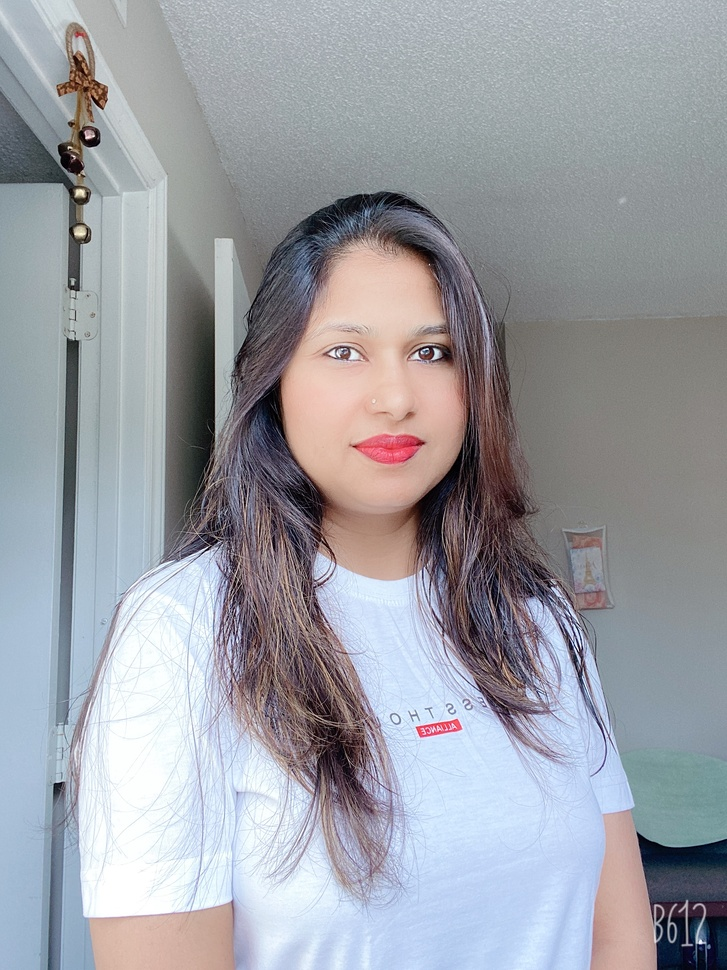
#> input picture python/Face Recognition/img/known/Mommy.JPG, 727 x 970 px, shrunk from 2160 x 2880 before the run
$ python Basics.py
#> lines starting #> are read from the running program, lines starting #| are printed output that depends on the picture
import cv2

img = cv2.imread("./img/known/Mommy.JPG")
#> img is the input picture: shape (970, 727, 3); mean B, G, R 165.3, 158.6, 156.4

imgGray = cv2.cvtColor(img, cv2.COLOR_BGR2GRAY)
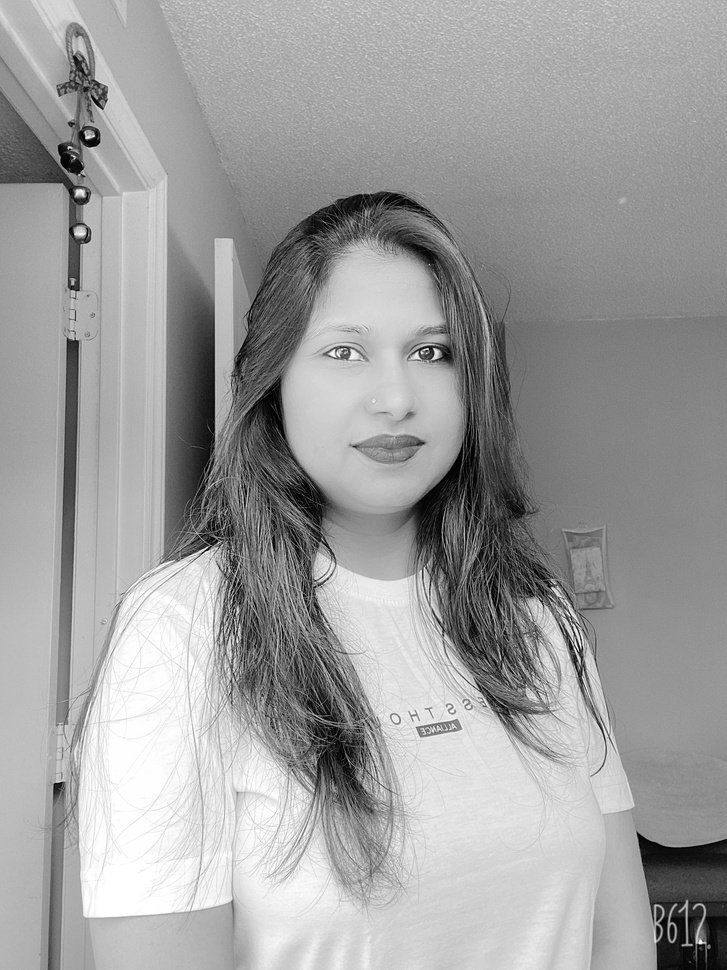
#> imgGray: shape (970, 727); min 0, max 255, mean 158.7
imgBlur = cv2.GaussianBlur(imgGray, (21, 21), 0)
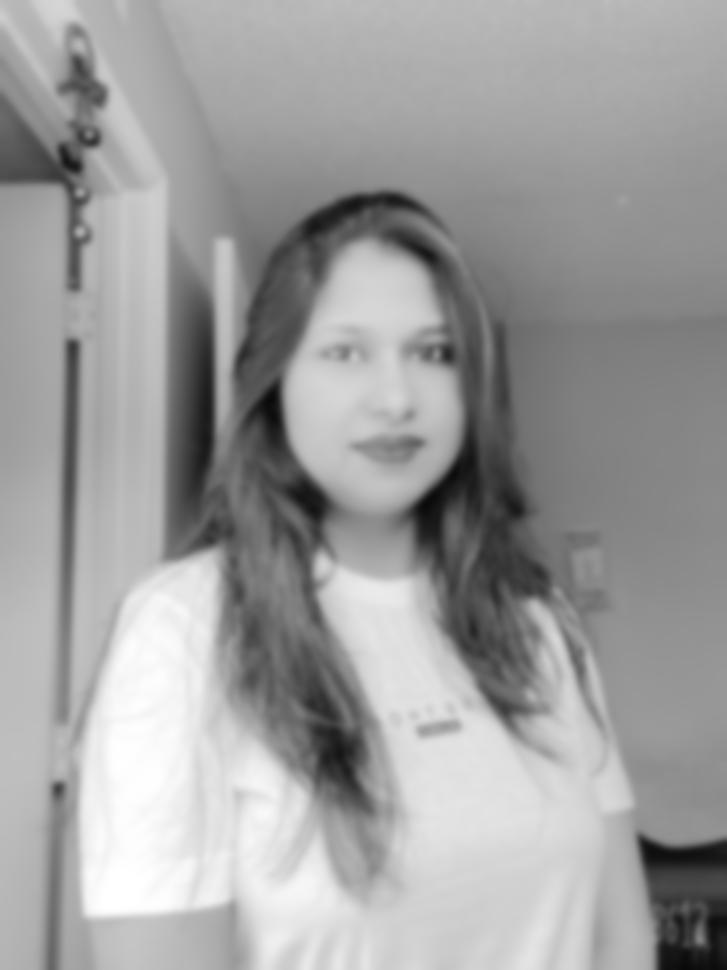
#> imgBlur: shape (970, 727); min 9, max 255, mean 158.7
imgCanny = cv2.Canny(img, 100, 100)
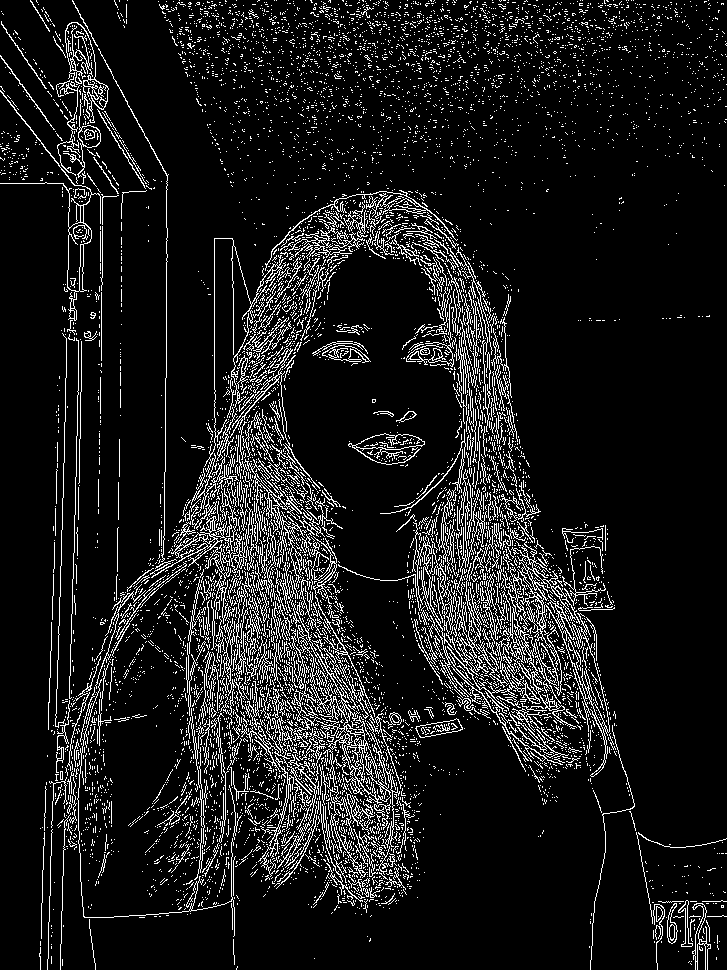
#> imgCanny: shape (970, 727); 10.1% white in thin lines or dots


cv2.imshow("Gray", imgGray)
cv2.imshow("Blur", imgBlur)
cv2.imshow("Canny", imgCanny)


cv2.waitKey(0)

$ run again, with python/Face Recognition/img/known/Me.jpg copied over python/Face Recognition/img/known/Mommy.JPG
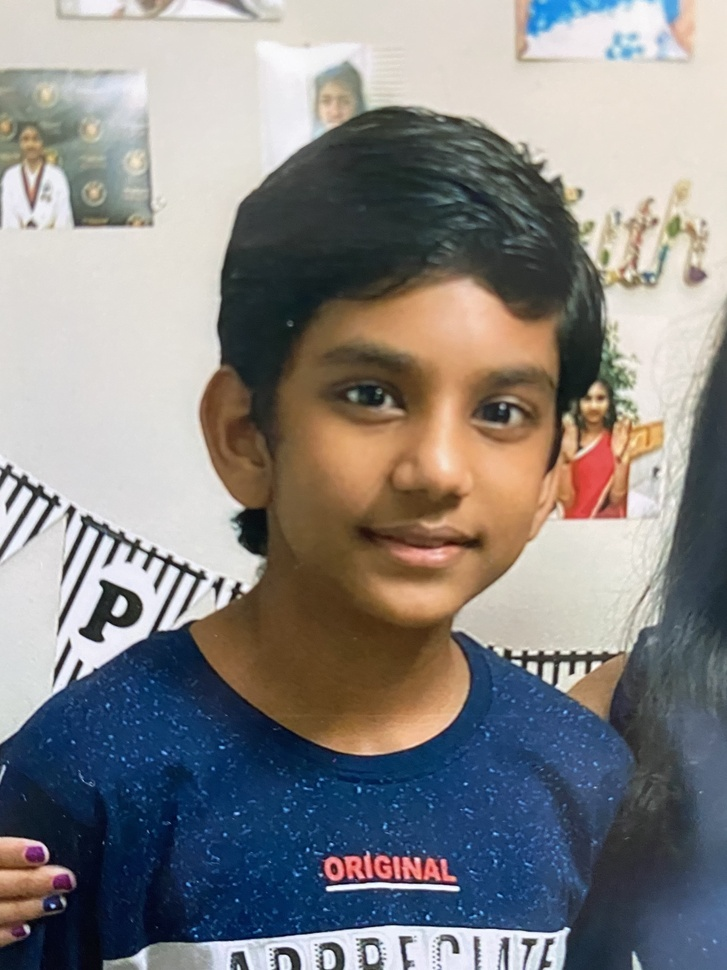
#> input picture python/Face Recognition/img/known/Me.jpg, 727 x 970 px, shrunk from 3024 x 4032 before the run
#> img is the input picture: shape (970, 727, 3); mean B, G, R 131.3, 131.8, 133.9
#> `imgBlur = cv2.GaussianBlur(imgGray, (21, 21), 0)`:
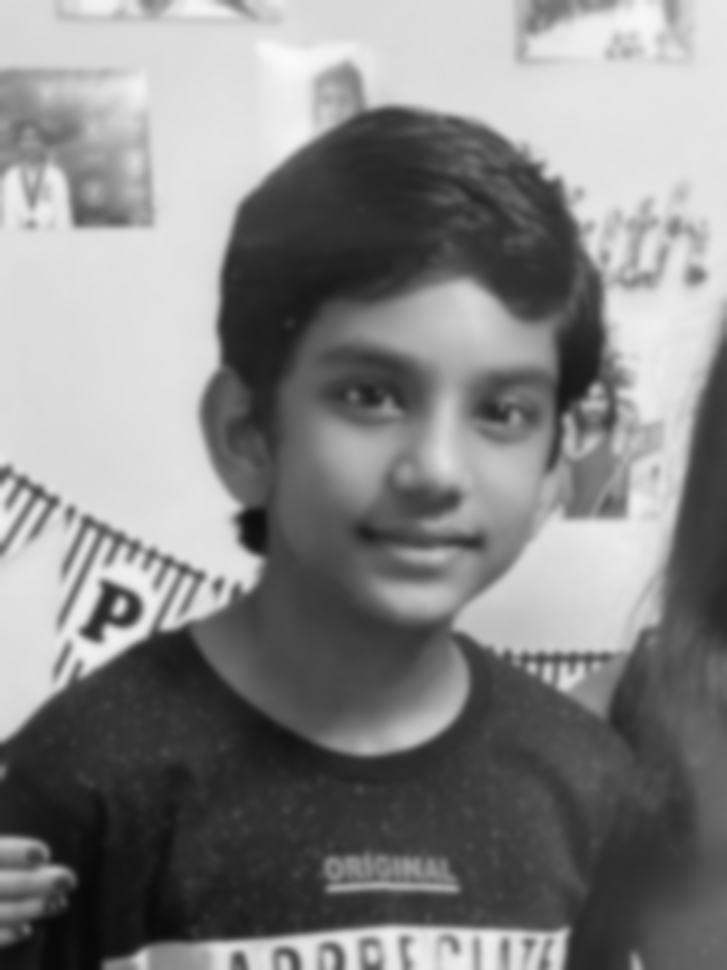
#> imgBlur: shape (970, 727); min 8, max 249, mean 132.4
#> `imgCanny = cv2.Canny(img, 100, 100)`:
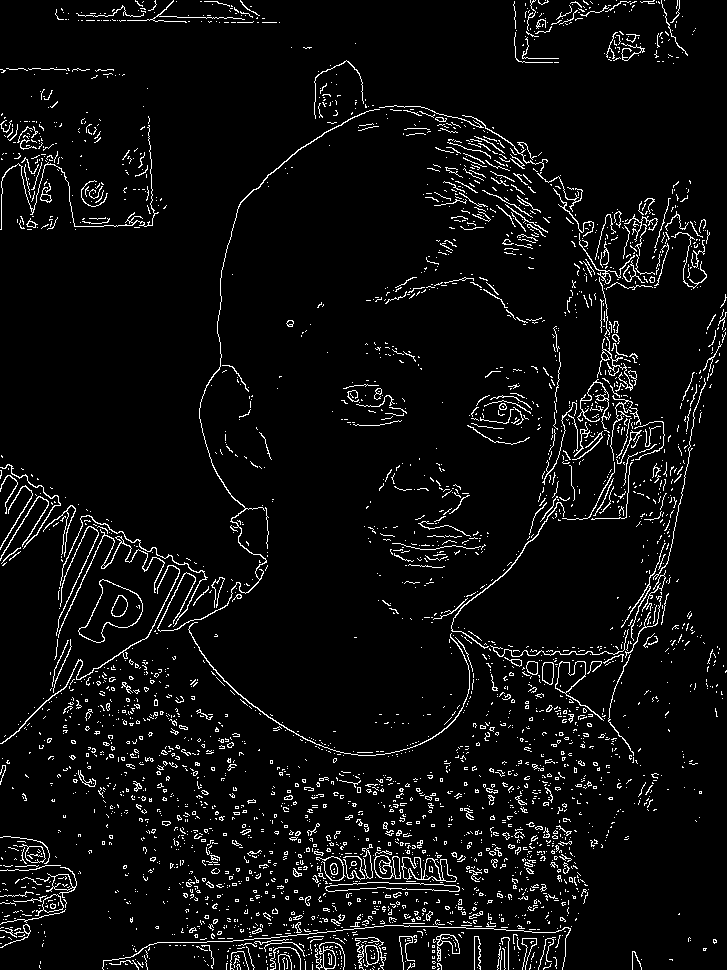
#> imgCanny: shape (970, 727); 5.3% white in thin lines or dots
